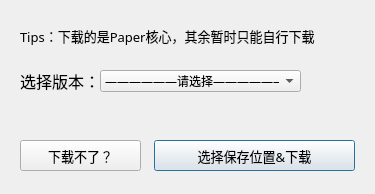
<?xml version="1.0" encoding="UTF-8"?>
<ui version="4.0">
 <class>Dialog</class>
 <widget class="QDialog" name="Dialog">
  <property name="geometry">
   <rect>
    <x>0</x>
    <y>0</y>
    <width>375</width>
    <height>194</height>
   </rect>
  </property>
  <property name="font">
   <font>
    <pointsize>1</pointsize>
   </font>
  </property>
  <property name="windowTitle">
   <string>下载服务器核心</string>
  </property>
  <property name="windowIcon">
   <iconset>
    <disabledoff>icon.ico</disabledoff>
    <selectedon>icon.ico</selectedon>
   </iconset>
  </property>
  <widget class="QLabel" name="label">
   <property name="geometry">
    <rect>
     <x>20</x>
     <y>20</y>
     <width>331</width>
     <height>31</height>
    </rect>
   </property>
   <property name="font">
    <font>
     <family>黑体</family>
     <pointsize>10</pointsize>
    </font>
   </property>
   <property name="text">
    <string>Tips：下载的是Paper核心，其余暂时只能自行下载</string>
   </property>
  </widget>
  <widget class="QComboBox" name="comboBox">
   <property name="geometry">
    <rect>
     <x>100</x>
     <y>70</y>
     <width>201</width>
     <height>22</height>
    </rect>
   </property>
   <property name="font">
    <font>
     <family>黑体</family>
     <pointsize>9</pointsize>
    </font>
   </property>
   <item>
    <property name="text">
     <string>——————请选择——————</string>
    </property>
   </item>
   <item>
    <property name="text">
     <string>1.8.8</string>
    </property>
   </item>
   <item>
    <property name="text">
     <string>1.9.4</string>
    </property>
   </item>
   <item>
    <property name="text">
     <string>1.10.2</string>
    </property>
   </item>
   <item>
    <property name="text">
     <string>1.11.2</string>
    </property>
   </item>
   <item>
    <property name="text">
     <string>1.12.2</string>
    </property>
   </item>
   <item>
    <property name="text">
     <string>1.13.2</string>
    </property>
   </item>
   <item>
    <property name="text">
     <string>1.14.4</string>
    </property>
   </item>
   <item>
    <property name="text">
     <string>1.15.2</string>
    </property>
   </item>
   <item>
    <property name="text">
     <string>1.16.5</string>
    </property>
   </item>
   <item>
    <property name="text">
     <string>1.17.1</string>
    </property>
   </item>
   <item>
    <property name="text">
     <string>1.18.2</string>
    </property>
   </item>
   <item>
    <property name="text">
     <string>1.19.2</string>
    </property>
   </item>
  </widget>
  <widget class="QPushButton" name="pushButton">
   <property name="geometry">
    <rect>
     <x>154</x>
     <y>140</y>
     <width>201</width>
     <height>31</height>
    </rect>
   </property>
   <property name="font">
    <font>
     <family>黑体</family>
     <pointsize>10</pointsize>
    </font>
   </property>
   <property name="text">
    <string>选择保存位置&amp;&amp;下载</string>
   </property>
  </widget>
  <widget class="QLabel" name="label_2">
   <property name="geometry">
    <rect>
     <x>20</x>
     <y>60</y>
     <width>121</width>
     <height>41</height>
    </rect>
   </property>
   <property name="font">
    <font>
     <family>黑体</family>
     <pointsize>12</pointsize>
    </font>
   </property>
   <property name="text">
    <string>选择版本：</string>
   </property>
  </widget>
  <widget class="QPushButton" name="pushButton_2">
   <property name="geometry">
    <rect>
     <x>20</x>
     <y>140</y>
     <width>121</width>
     <height>31</height>
    </rect>
   </property>
   <property name="font">
    <font>
     <family>黑体</family>
     <pointsize>10</pointsize>
    </font>
   </property>
   <property name="text">
    <string>下载不了？</string>
   </property>
  </widget>
 </widget>
 <resources/>
 <connections/>
</ui>
